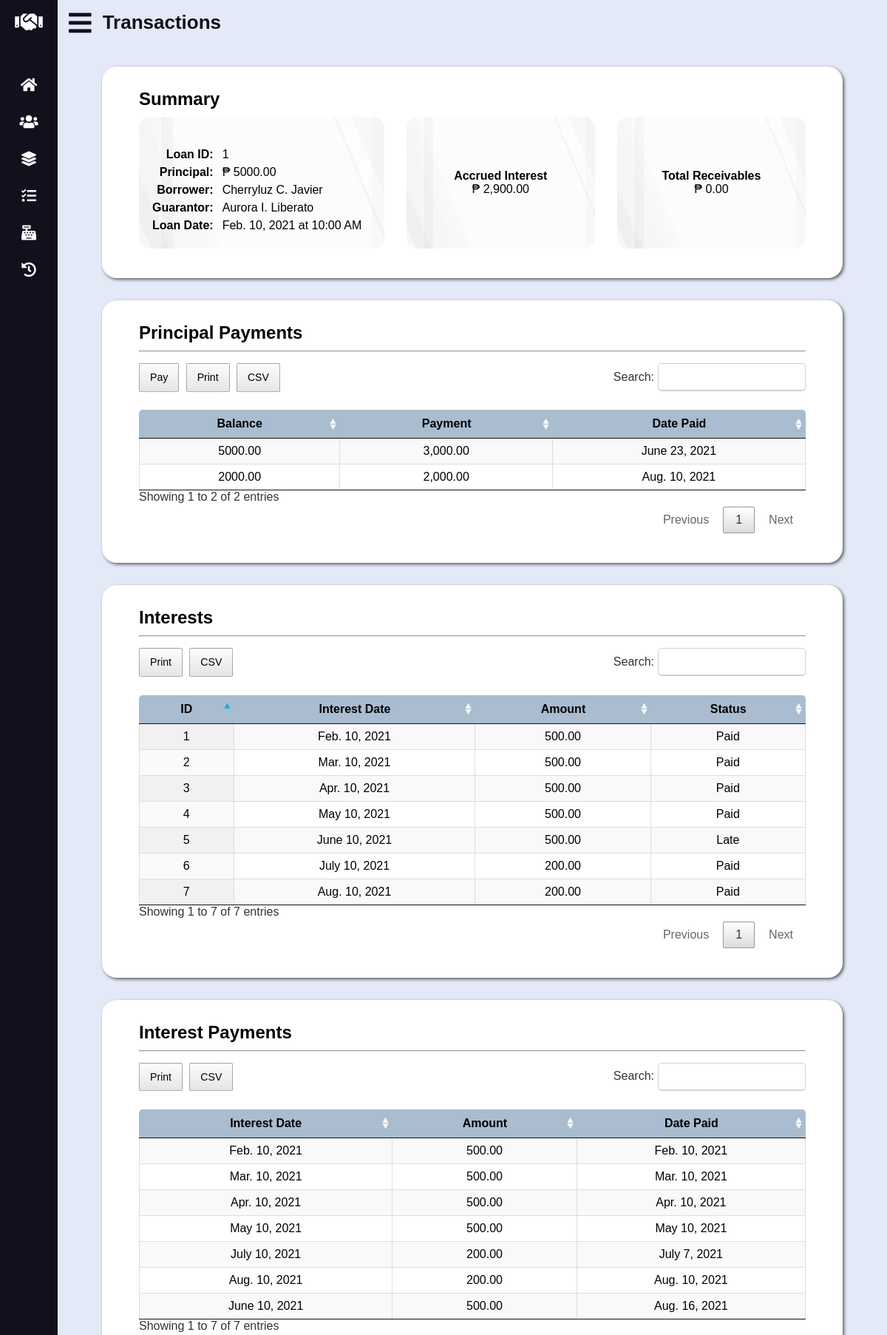
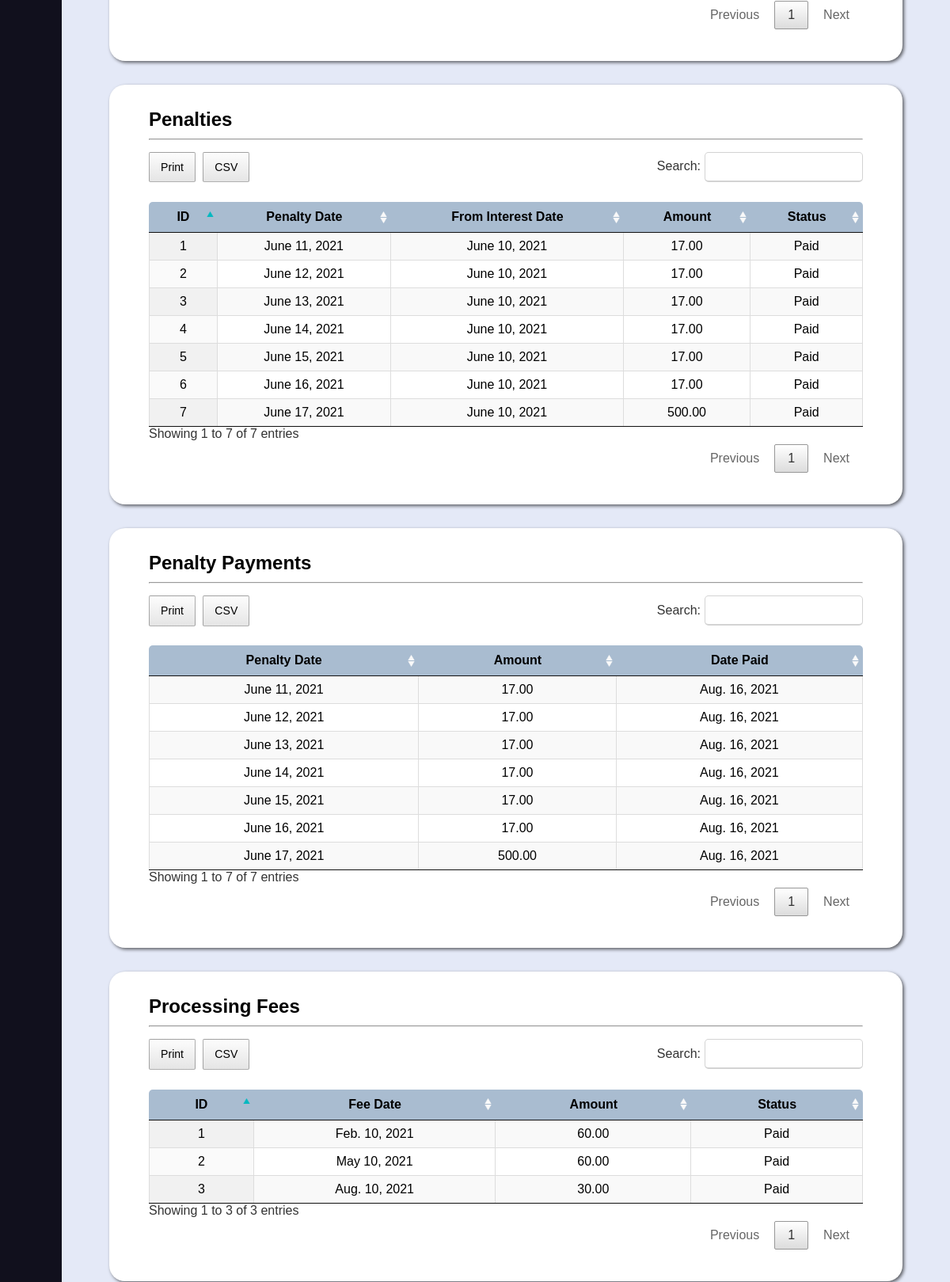
The page /loan-details.php?id=1 (upper part) on the database its author committed (2 pictures, top to bottom).
### tables this page shows
CREATE TABLE `loan` (
	`loan_id` INT UNSIGNED AUTO_INCREMENT PRIMARY KEY,
	`borrower_id` INT UNSIGNED NOT NULL,
	`guarantor_id` INT UNSIGNED NOT NULL,
	`loan_date_time` DATETIME NOT NULL,
	`principal` DECIMAL(10, 2) NOT NULL,
	`status` ENUM('Active', 'Closed') DEFAULT 'Active' NOT NULL,

	CONSTRAINT fk_loan_borrower_id FOREIGN KEY (`borrower_id`)
		REFERENCES `data_subject` (`data_subject_id`)
		ON UPDATE CASCADE
		ON DELETE RESTRICT,
	CONSTRAINT fk_loan_guarantor_id FOREIGN KEY (`guarantor_id`)
		REFERENCES `guarantor` (`guarantor_id`)
		ON UPDATE CASCADE
		ON DELETE RESTRICT
);

CREATE TABLE `principal_payment` (
	`principal_payment_id` INT UNSIGNED AUTO_INCREMENT PRIMARY KEY,
	`amount` DECIMAL(10, 2) NOT NULL,
	`date_time_paid` DATETIME NOT NULL DEFAULT (NOW()),
	`loan_id` INT UNSIGNED NOT NULL,

	CONSTRAINT fk_principal_payment_loan_id FOREIGN KEY (`loan_id`)
		REFERENCES `loan` (`loan_id`)
		ON UPDATE CASCADE
		ON DELETE RESTRICT
);

CREATE TABLE `interest` (
	`interest_id` INT UNSIGNED AUTO_INCREMENT PRIMARY KEY,
	`interest_date` DATE NOT NULL,
	`amount` DECIMAL(9, 2) NOT NULL,
	`status` ENUM('Paid', 'Pending', 'Overdue', 'Late') DEFAULT 'Pending' NOT NULL,
	`loan_id` INT UNSIGNED NOT NULL,

	CONSTRAINT fk_interest_loan_id FOREIGN KEY (`loan_id`)
		REFERENCES `loan` (`loan_id`)
		ON UPDATE CASCADE
		ON DELETE RESTRICT
);

CREATE TABLE `interest_payment` (
	`interest_payment_id` INT UNSIGNED AUTO_INCREMENT PRIMARY KEY,
	`amount` DECIMAL(9, 2) NOT NULL,
	`date_time_paid` DATETIME NOT NULL DEFAULT (NOW()),
	`interest_id` INT UNSIGNED NOT NULL,

	CONSTRAINT fk_interest_payment_interest_id FOREIGN KEY (`interest_id`)
		REFERENCES `interest` (`interest_id`)
		ON UPDATE CASCADE
		ON DELETE RESTRICT
);

CREATE TABLE `penalty` (
	`penalty_id` INT UNSIGNED AUTO_INCREMENT PRIMARY KEY,
	`penalty_date` DATE NOT NULL,
	`amount` DECIMAL(9, 2) NOT NULL,
	`status` ENUM('Paid', 'Pending') DEFAULT 'Pending' NOT NULL,
	`interest_id` INT UNSIGNED NOT NULL,
	`loan_id` INT UNSIGNED NOT NULL,

	CONSTRAINT fk_penalty_interest_id FOREIGN KEY (`interest_id`)
		REFERENCES `interest` (`interest_id`)
		ON UPDATE CASCADE
		ON DELETE RESTRICT,
	CONSTRAINT fk_penalty_loan_id FOREIGN KEY (`loan_id`)
		REFERENCES `loan` (`loan_id`)
		ON UPDATE CASCADE
		ON DELETE RESTRICT
);

CREATE TABLE `penalty_payment` (
	`penalty_payment_id` INT UNSIGNED AUTO_INCREMENT PRIMARY KEY,
	`amount` DECIMAL(9, 2) NOT NULL,
	`date_time_paid` DATETIME NOT NULL DEFAULT (NOW()),
	`penalty_id` INT UNSIGNED NOT NULL,

	CONSTRAINT fk_penalty_payment_penalty_id FOREIGN KEY (`penalty_id`)
		REFERENCES `penalty` (`penalty_id`)
		ON UPDATE CASCADE
		ON DELETE RESTRICT
);

CREATE TABLE `processing_fee` (
	`processing_fee_id` INT UNSIGNED AUTO_INCREMENT PRIMARY KEY,
	`processing_fee_date` DATE NOT NULL,
	`amount` DECIMAL(8, 2) NOT NULL,
	`status` ENUM('Paid', 'Pending') DEFAULT 'Pending' NOT NULL,
	`loan_id` INT UNSIGNED NOT NULL,

	CONSTRAINT fk_processing_fee_loan_id FOREIGN KEY (`loan_id`)
		REFERENCES `loan` (`loan_id`)
		ON UPDATE CASCADE
		ON DELETE RESTRICT
);

### lib/database-handler.php (called while the page is built, shortened)
<?php
class Database {
	private $host = DB_HOST;
	private $dbname = DB_NAME;
	private $charset = DB_CHARSET;
	private $user = DB_USER;
	private $password = DB_PASSWORD;
	private $dbh;
	private $stmt;
	public function __construct() {
		$dsn = "mysql:host=".$this->host.";charset=".$this->charset.";dbname=".$this->dbname;
		$options = array (
			PDO::ATTR_PERSISTENT => true,
			PDO::ATTR_ERRMODE => PDO::ERRMODE_EXCEPTION,
			PDO::ATTR_ORACLE_NULLS => PDO::NULL_NATURAL
		);
		try {
			$this->dbh = new PDO($dsn, $this->user, $this->password, $options);
		}
		catch (PDOException $e) {
			$this->error = $e->getMessage()." in ".$e->getFile()." on line ".$e->getLine();
			$this->terminate();
		}
	}
	public function query($query) {
		$this->stmt = $this->dbh->prepare($query);
	}
	public function bind($param, $value, $type = null) {
		if (is_null($type)) {
			switch (true) {
				default:
					$type = PDO::PARAM_STR;
			}
		}
		$this->stmt->bindValue($param, $value, $type);
	}
	public function execute($message = "", $redirect = "") {
		try {
			return $this->stmt->execute();
		}
		catch (PDOException $e) {
			$this->logFile = "../src/log.txt";
			$this->error = $e->getMessage()." in ".$e->getFile()." on line ".$e->getLine();
			$this->logError();
		}
		finally {
			if ($redirect !== "") {
				$this->confirmQuery($message, $redirect);
			}
		}
	}
	public function resultSet() {
		$this->execute();
		return $this->stmt->fetchAll(PDO::FETCH_OBJ);
	}
	public function resultRecord() {
		$this->execute();
		return $this->stmt->fetch(PDO::FETCH_OBJ);
	}
	public function resultColumn() {
		$this->execute();
		return $this->stmt->fetchColumn();
	}
}

### models/Transaction.php (called while the page is built, shortened)
<?php
class Transaction {
	private $db;
	public function __construct() {
		$this->db = new Database();
	}
	public function getLoan($id) {
		$this->db->query("SELECT * FROM `loan` WHERE `loan_id` = ?");
		$this->db->bind(1, $id);
		return $this->db->resultRecord();
	}
	public function getPrincipalPayments($id) {
		$this->db->query("SELECT * FROM `principal_payment` WHERE `loan_id` = ?");
		$this->db->bind(1, $id);
		return $this->db->resultSet();
	}
	public function getPrincipalBalance($id) {
		$this->db->query("CALL get_principal_balance(?, @balance)");
		$this->db->bind(1, $id);
		$this->db->execute();
		$this->db->query("SELECT @balance");
		return $this->db->resultColumn();
	}
	public function getPrincipalBalanceByDateTime($id, $date_time) {
		$this->db->query("CALL get_principal_balance_by_date_time(?, ?, @balance)");
		$this->db->bind(1, $id);
		$this->db->bind(2, $date_time);
		$this->db->execute();
		$this->db->query("SELECT @balance");
		return $this->db->resultColumn();
	}
	public function getInterests($id) {
		$this->db->query("SELECT * FROM `interest` WHERE `loan_id` = ?");
		$this->db->bind(1, $id);
		return $this->db->resultSet();
	}
	public function getInterestPayments($id) {
		$this->db->query("SELECT `interest_date`, `interest_payment`.`amount`, `date_time_paid` FROM `interest_payment` INNER JOIN `interest` USING (`interest_id`) WHERE `loan_id` = ?");
		$this->db->bind(1, $id);
		return $this->db->resultSet();
	}
	public function getPenalties($id) {
		$this->db->query("SELECT `penalty_id`, `penalty_date`, `interest_date`, `penalty`.`amount`, `penalty`.`status` FROM `penalty` INNER JOIN `interest` USING (`interest_id`) WHERE `penalty`.`loan_id` = ?");
		$this->db->bind(1, $id);
		return $this->db->resultSet();
	}
	public function getPenaltyPayments($id) {
		$this->db->query("SELECT `penalty_date`, `penalty_payment`.`amount`, `date_time_paid` FROM `penalty_payment` INNER JOIN `penalty` USING (`penalty_id`) WHERE `loan_id` = ?");
		$this->db->bind(1, $id);
		return $this->db->resultSet();
	}
	public function getProcessingFees($id) {
		$this->db->query("SELECT * FROM `processing_fee` WHERE `loan_id` = ?");
		$this->db->bind(1, $id);
		return $this->db->resultSet();
	}
	public function getProcessingFeePayments($id) {
		$this->db->query("SELECT `processing_fee_date`, `processing_fee_payment`.`amount`, `date_time_paid` FROM `processing_fee_payment` INNER JOIN `processing_fee` USING (`processing_fee_id`) WHERE `loan_id` = ?");
		$this->db->bind(1, $id);
		return $this->db->resultSet();
	}
	public function getAccruedInterest($id) {
		$this->db->query("CALL get_accrued_interest(?, @accrued_interest)");
		$this->db->bind(1, $id);
		$this->db->execute();
		$this->db->query("SELECT @accrued_interest");
		return $this->db->resultColumn();
	}
	public function getTotalReceivablesByLoan($id) {
		$this->db->query("CALL get_total_receivables_by_loan(?, @total_receivables)");
		$this->db->bind(1, $id);
		$this->db->execute();
		$this->db->query("SELECT @total_receivables");
		return $this->db->resultColumn();
	}
}

### models/DataSubject.php (called while the page is built, shortened)
<?php
class DataSubject {
	private $db;
	public function __construct() {
		$this->db = new Database();
	}
	public function getName($id) {
		$this->db->query("SELECT CONCAT(`fname`, ' ', LEFT(`mname`, 1), '. ', `lname`) AS name FROM `data_subject` WHERE `data_subject_id` = ?");
		$this->db->bind(1, $id);
		return $this->db->resultColumn();
	}
}

### lib/conversion-util.php (called while the page is built, shortened)
<?php
class Converter {
	public function shortToLongDate($date) {
		$time_stamp = strtotime($date);
		$format = "M. j, Y";
		$formatted_date = date($format, $time_stamp);
		if (strpos($formatted_date, "May") !== false)
			$formatted_date = str_replace(".", "", $formatted_date);
		else if (strpos($formatted_date, "Jun") !== false)
			$formatted_date = str_replace(".", "e", $formatted_date);
		else if (strpos($formatted_date, "Jul") !== false)
			$formatted_date = str_replace(".", "y", $formatted_date);
		return $formatted_date;
	}
	public function shortToLongDateTime($datetime) {
		$time_stamp = strtotime($datetime);
		$format = "M. j, Y \\a\\t g:i A";
		$formatted_date = date($format, $time_stamp);
		return $formatted_date;
	}
}

### loan-details.php (the view, shortened to what this page needs)
<?php
	if (isset($_GET["id"]))
		$id = $_GET["id"];
	else {
		echo "<script>alert('Sorry, something went wrong!');</script>";
		echo "<script>window.location.replace('transactions.php');</script>";
	}
	require_once "lib/database-handler.php";
	require_once "lib/conversion-util.php";
	require_once "models/Transaction.php";
	require_once "models/DataSubject.php";
	$converter = new Converter();
	$transaction = new Transaction();
	$data_subject = new DataSubject();
	$accrued_interest = $transaction->getAccruedInterest($id);
	$total_receivables = $transaction->getTotalReceivablesByLoan($id);
	$loan = $transaction->getLoan($id);
	$principal_payments = $transaction->getPrincipalPayments($id);
	$interests = $transaction->getInterests($id);
	$interest_payments = $transaction->getInterestPayments($id);
	$penalties = $transaction->getPenalties($id);
	$penalty_payments = $transaction->getPenaltyPayments($id);
	$processing_fees = $transaction->getProcessingFees($id);
?>
<!DOCTYPE html>
<html lang="en">
<head>
	<link rel="stylesheet" type="text/css" href="css/all.min.css" />
	<link rel="stylesheet" type="text/css" href="css/datatables.min.css" />
	<link rel="stylesheet" type="text/css" href="css/tingle.min.css" />
	<link rel="stylesheet" type="text/css" href="css/style.css" />
	<link rel="stylesheet" type="text/css" href="css/vertical-nav-bar.css" />
	<link rel="stylesheet" type="text/css" href="css/tables.css" />
	<link rel="stylesheet" type="text/css" href="css/forms.css" />
	<link rel="stylesheet" type="text/css" href="css/loan-details.css" />
	<link rel="stylesheet" type="text/css" href="css/media-queries.css" />
</head>
<body>
	<main>
		<header>
			<i class="fas fa-bars"></i>
			<h2 class="text">Transactions</h2>
		</header>
			<div id="summary-details"><?php require "inc/loan-info.php"; ?></div>
		<section id="summary">
			<h3>Summary</h3>
			<div class="grid-wrapper">
				<?php require "inc/loan-info.php"; ?>
				<div id="accrued-interest">
					<h4>Accrued Interest</h4>
					<p><span>&#8369;</span> <?php echo number_format($accrued_interest, 2, ".", ","); ?></p>
				</div>
				<div id="total-receivables">
					<h4>Total Receivables</h4>
					<p><span>&#8369;</span> <?php echo number_format($total_receivables, 2, ".", ","); ?></p>
				</div>
			</div>
		</section>
		<section id="principal-payments">
			<h3>Principal Payments</h3>
			<hr />
			<table id="principal-payments-tbl" class="display cell-border" width="100%">
				<thead>
					<tr>
						<th>Balance</th>
						<th>Payment</th>
						<th>Date Paid</th>
					</tr>
				</thead>
				<tbody>
					<?php foreach ($principal_payments as $pp): ?>
					<tr>
						<td>
							<?php
								echo $transaction->getPrincipalBalanceByDateTime($pp->loan_id, $pp->date_time_paid);
							?>
						</td>
						<td><?php echo number_format($pp->amount, 2, ".", ","); ?></td>
						<td><?php echo $converter->shortToLongDate($pp->date_time_paid); ?></td>
					</tr>
					<?php endforeach; ?>
				</tbody>
			</table>
		</section>
		<section id="interests">
			<h3>Interests</h3>
			<hr />
			<table id="interests-tbl" class="display cell-border" width="100%">
				<thead>
					<tr>
						<th>ID</th>
						<th>Interest Date</th>
						<th>Amount</th>
						<th>Status</th>
					</tr>
				</thead>
				<tbody>
					<?php foreach ($interests as $i): ?>
					<tr>
						<td><?php echo $i->interest_id; ?></td>
						<td><?php echo $converter->shortToLongDate($i->interest_date); ?></td>
						<td><?php echo number_format($i->amount, 2, ".", ","); ?></td>
						<?php if ($i->status == "Paid" || $i->status == "Late"): ?>
						<td><?php echo $i->status; ?></td>
						<?php endif; ?>
					</tr>
					<?php endforeach; ?>
				</tbody>
			</table>
		</section>
		<section id="interest-payments">
			<h3>Interest Payments</h3>
			<hr />
			<table id="interest-payments-tbl" class="display cell-border" width="100%">
				<thead>
					<tr>
						<th>Interest Date</th>
						<th>Amount</th>
						<th>Date Paid</th>
					</tr>
				</thead>
				<tbody>
					<?php foreach ($interest_payments as $ip): ?>
					<tr>
						<td><?php echo $converter->shortToLongDate($ip->interest_date); ?></td>
						<td><?php echo number_format($ip->amount, 2, ".", ","); ?></td>
						<td><?php echo $converter->shortToLongDate($ip->date_time_paid); ?></td>
					</tr>
					<?php endforeach; ?>
				</tbody>
			</table>
		</section>
		<section id="penalties">
			<h3>Penalties</h3>
			<hr />
			<table id="penalties-tbl" class="display cell-border" width="100%">
				<thead>
					<tr>
						<th>ID</th>
						<th>Penalty Date</th>
						<th>From Interest Date</th>
						<th>Amount</th>
						<th>Status</th>
					</tr>
				</thead>
				<tbody>
					<?php foreach ($penalties as $p): ?>
					<tr>
						<td><?php echo $p->penalty_id; ?></td>
						<td><?php echo $converter->shortToLongDate($p->penalty_date); ?></td>
						<td><?php echo $converter->shortToLongDate($p->interest_date); ?></td>
						<td><?php echo number_format($p->amount, 2, ".", ","); ?></td>
						<?php if ($p->status == "Paid"): ?>
						<td><?php echo $p->status; ?></td>
						<?php endif; ?>
					</tr>
					<?php endforeach; ?>
				</tbody>
			</table>
		</section>
		<section id="penalty-payments">
			<h3>Penalty Payments</h3>
			<hr />
			<table id="penalty-payments-tbl" class="display cell-border" width="100%">
				<thead>
					<tr>
						<th>Penalty Date</th>
						<th>Amount</th>
						<th>Date Paid</th>
					</tr>
				</thead>
				<tbody>
					<?php foreach ($penalty_payments as $pp): ?>
					<tr>
						<td><?php echo $converter->shortToLongDate($pp->penalty_date); ?></td>
						<td><?php echo number_format($pp->amount, 2, ".", ","); ?></td>
						<td><?php echo $converter->shortToLongDate($pp->date_time_paid); ?></td>
					</tr>
					<?php endforeach; ?>
				</tbody>
			</table>
		</section>
		<section id="processing-fees">
			<h3>Processing Fees</h3>
			<hr />
			<table id="processing-fees-tbl" class="display cell-border" width="100%">
				<thead>
					<tr>
						<th>ID</th>
						<th>Fee Date</th>
						<th>Amount</th>
						<th>Status</th>
					</tr>
				</thead>
				<tbody>
					<?php foreach ($processing_fees as $pf): ?>
					<tr>
						<td><?php echo $pf->processing_fee_id; ?></td>
						<td><?php echo $converter->shortToLongDate($pf->processing_fee_date); ?></td>
						<td><?php echo number_format($pf->amount, 2, ".", ","); ?></td>
						<?php if ($pf->status == "Paid"): ?>
						<td><?php echo $pf->status; ?></td>
						<?php endif; ?>
					</tr>
					<?php endforeach; ?>
				</tbody>
			</table>
		</section>
	</main>
</body>
</html>

### inc/loan-info.php
<table>
	<tr>
		<th>Loan ID:</th>
		<td><?php echo $id; ?></td>
	</tr>
	<tr>
		<th>Principal:</th>
		<td><span>&#8369;</span> <?php echo $loan->principal; ?></td>
	</tr>
	<tr>
		<th>Borrower:</th>
		<td><?php echo $data_subject->getName($loan->borrower_id); ?></td>
	</tr>
	<tr>
		<th>Guarantor:</th>
		<td><?php echo $data_subject->getName($loan->guarantor_id); ?></td>
	</tr>
	<tr>
		<th>Loan Date:</th>
		<td><?php echo $converter->shortToLongDateTime($loan->loan_date_time); ?></td>
	</tr>
</table>

### rows shown on the page
loan: principal "5000.00", loan_date_time "Feb. 10, 2021 at 10:00 AM"
principal_payment: date_time_paid "5000.00", amount "3,000.00", date_time_paid "June 23, 2021"
principal_payment: date_time_paid "2000.00", amount "2,000.00", date_time_paid "Aug. 10, 2021"
interest: interest_id "1", interest_date "Feb. 10, 2021", amount "500.00", status "Paid"
interest: interest_id "2", interest_date "Mar. 10, 2021", amount "500.00", status "Paid"
interest: interest_id "3", interest_date "Apr. 10, 2021", amount "500.00", status "Paid"
interest: interest_id "4", interest_date "May 10, 2021", amount "500.00", status "Paid"
interest: interest_id "5", interest_date "June 10, 2021", amount "500.00", status "Late"
interest: interest_id "6", interest_date "July 10, 2021", amount "200.00", status "Paid"
interest: interest_id "7", interest_date "Aug. 10, 2021", amount "200.00", status "Paid"
interest_payment: interest.interest_date "Feb. 10, 2021", amount "500.00", date_time_paid "Feb. 10, 2021"
interest_payment: interest.interest_date "Mar. 10, 2021", amount "500.00", date_time_paid "Mar. 10, 2021"
interest_payment: interest.interest_date "Apr. 10, 2021", amount "500.00", date_time_paid "Apr. 10, 2021"
interest_payment: interest.interest_date "May 10, 2021", amount "500.00", date_time_paid "May 10, 2021"
interest_payment: interest.interest_date "July 10, 2021", amount "200.00", date_time_paid "July 7, 2021"
interest_payment: interest.interest_date "Aug. 10, 2021", amount "200.00", date_time_paid "Aug. 10, 2021"
interest_payment: interest.interest_date "June 10, 2021", amount "500.00", date_time_paid "Aug. 16, 2021"
penalty: penalty_id "1", penalty_date "June 11, 2021", interest.interest_date "June 10, 2021", amount "17.00", status "Paid"
penalty: penalty_id "2", penalty_date "June 12, 2021", interest.interest_date "June 10, 2021", amount "17.00", status "Paid"
penalty: penalty_id "3", penalty_date "June 13, 2021", interest.interest_date "June 10, 2021", amount "17.00", status "Paid"
penalty: penalty_id "4", penalty_date "June 14, 2021", interest.interest_date "June 10, 2021", amount "17.00", status "Paid"
penalty: penalty_id "5", penalty_date "June 15, 2021", interest.interest_date "June 10, 2021", amount "17.00", status "Paid"
penalty: penalty_id "6", penalty_date "June 16, 2021", interest.interest_date "June 10, 2021", amount "17.00", status "Paid"
penalty: penalty_id "7", penalty_date "June 17, 2021", interest.interest_date "June 10, 2021", amount "500.00", status "Paid"
penalty_payment: penalty.penalty_date "June 11, 2021", amount "17.00", date_time_paid "Aug. 16, 2021"
penalty_payment: penalty.penalty_date "June 12, 2021", amount "17.00", date_time_paid "Aug. 16, 2021"
penalty_payment: penalty.penalty_date "June 13, 2021", amount "17.00", date_time_paid "Aug. 16, 2021"
penalty_payment: penalty.penalty_date "June 14, 2021", amount "17.00", date_time_paid "Aug. 16, 2021"
penalty_payment: penalty.penalty_date "June 15, 2021", amount "17.00", date_time_paid "Aug. 16, 2021"
penalty_payment: penalty.penalty_date "June 16, 2021", amount "17.00", date_time_paid "Aug. 16, 2021"
penalty_payment: penalty.penalty_date "June 17, 2021", amount "500.00", date_time_paid "Aug. 16, 2021"
processing_fee: processing_fee_id "1", processing_fee_date "Feb. 10, 2021", amount "60.00", status "Paid"
processing_fee: processing_fee_id "2", processing_fee_date "May 10, 2021", amount "60.00", status "Paid"
processing_fee: processing_fee_id "3", processing_fee_date "Aug. 10, 2021", amount "30.00", status "Paid"

### other values the page prints
$id "1"
$data_subject->getName($loan->borrower_id) "Cherryluz C. Javier"
$data_subject->getName($loan->guarantor_id) "Aurora I. Liberato"
$accrued_interest "2,900.00"
$total_receivables "0.00"
